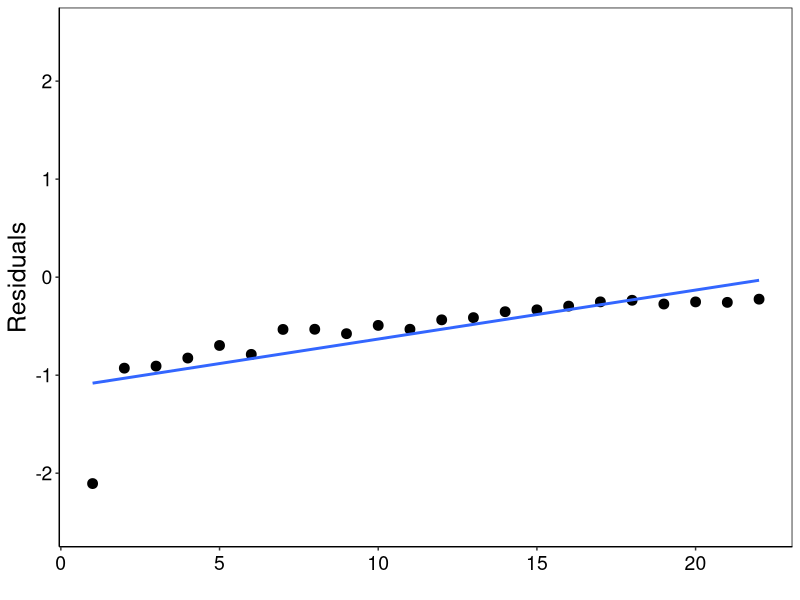
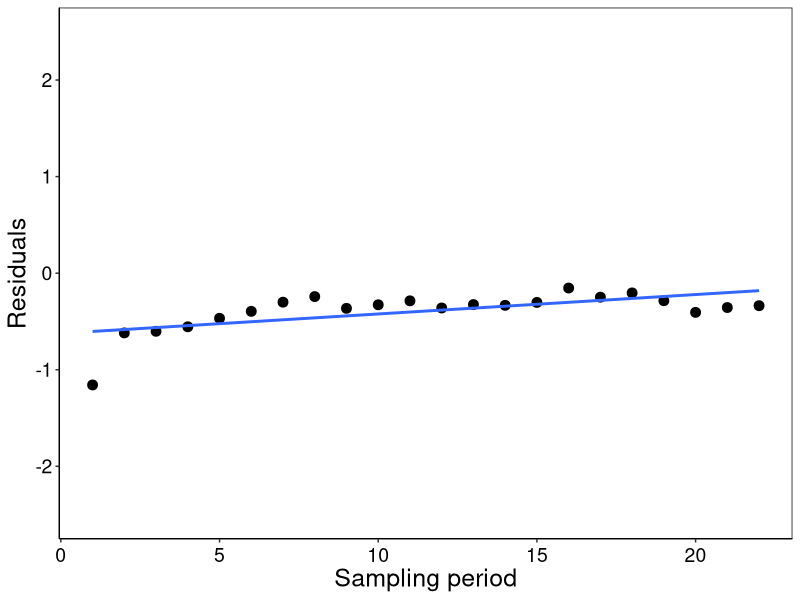
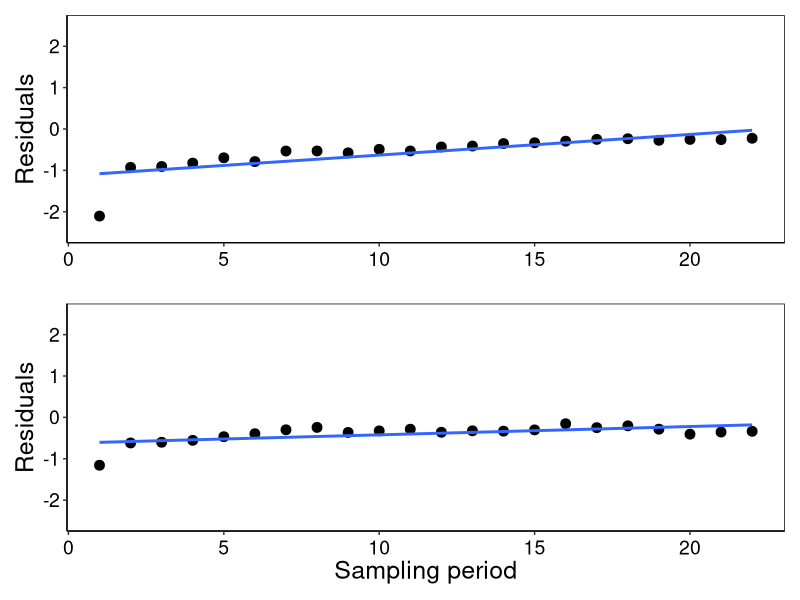

The R source for these figures, in order: (Note: this script raises an error after producing the figures.)




#--------------------------------------------
# Canopy cover
# 08 May 2020
#PEGF
#--------------------------------------------
#

library(modelr)
library(ggplot2)
library(dplyr)
library(patchwork)

canopycover<- read.csv("03 canopy.csv")
canopycover


# QPA CHLA ----------------------------------------------------------------

canopy <- canopycover %>% select(TimeCanopy, QPACanopyLog, QPBCanopyLog)
canopy <- na.omit(canopy)

QPACanopy.mod  <- lm(QPACanopyLog~ TimeCanopy, data=canopy)
summary(QPACanopy.mod)

canopy$QPACanopyresid<- QPACanopy.mod$resid
canopy

1/apply(canopy, 2, sd)

cc1 <- ggplot(canopy, aes(TimeCanopy,
                       y=QPACanopyLog))+
  geom_point(size = 3) + 
  geom_smooth(method=lm,se=FALSE) +
  
  xlab('') + ylab("Residuals") + # axis x
  theme(axis.title.y = element_text(size = 18, angle = 90)) +
  
  theme(axis.text.x=element_text(angle=0, size=14, vjust=0.5, color="black")) + #subaxis x
  theme(axis.text.y=element_text(angle=0, size=14, vjust=0.5, color="black")) + #subaxis y
  
  ylim(-2.5,2.5) +
  
  theme(panel.grid.major = element_blank(), panel.grid.minor = element_blank(),
        panel.background = element_blank(), axis.line = element_line(colour = "black")) +
  theme(panel.border = element_rect(colour = "black", fill=NA, size=0.5))
cc1



# QPB CHL-A ---------------------------------------------------------------

QPBCanopy.mod  <- lm(QPBCanopyLog~ TimeCanopy, data=canopy)
summary(QPBCanopy.mod)

canopy$QPBCanopyresid<- QPBCanopy.mod$resid
canopy

1/apply(canopy, 2, sd)

cc2 <- ggplot(canopy, aes(TimeCanopy,
                          y=QPBCanopyLog))+
  geom_point(size = 3) + 
  geom_smooth(method=lm,se=FALSE) +
  
  xlab('Sampling period') + ylab("Residuals") + # axis x
  theme(axis.title.y = element_text(size = 18, angle = 90)) +
  theme(axis.title.x = element_text(size = 18, angle = 0)) +
  
  theme(axis.text.x=element_text(angle=0, size=14, vjust=0.5, color="black")) + #subaxis x
  theme(axis.text.y=element_text(angle=0, size=14, vjust=0.5, color="black")) + #subaxis y
  
  ylim(-2.5,2.5) +
  
  theme(panel.grid.major = element_blank(), panel.grid.minor = element_blank(),
        panel.background = element_blank(), axis.line = element_line(colour = "black")) +
  theme(panel.border = element_rect(colour = "black", fill=NA, size=0.5))
cc2

canopyreg <- cc1 / cc2
canopyreg + ggsave("Canopy.jpeg", width=6, height=10,dpi=600)



# Long term ---------------------------------------------------------------

canopycover
# QPA
cc3 <- ggplot(canopycover,aes(TimeCanopy,
                       y=QPACanopy))+
  
  annotate(geom = "rect",xmin=1,xmax=31,ymin=83.37,ymax=93.27,alpha = 0.4,fill = "grey") +
  
  geom_point() + 
  geom_line() +
  geom_errorbar(aes(ymin=QPACanopy-QPAsdCanopy, ymax=QPACanopy+QPAsdCanopy), width=.2,
                position=position_dodge(0.05)) + 
  geom_segment(aes(x = 1, y = 88.32, xend = 6, yend = 88.32))+
  geom_segment((aes(x = 7, y = 88.32, xend = 31, yend = 88.32)), color="red", linetype="dashed", size=1) +
  
  xlab('')+ ylab("Canopy cover (%)") +
  theme(axis.title.y = element_text(size = 18, angle = 90)) +
  
  theme(axis.text.x=element_text(angle=0, size=14, vjust=0.5, color="black")) + #subaxis x
  theme(axis.text.y=element_text(angle=0, size=14, vjust=0.5, color="black")) + #subaxis y
  
  ylim(5,100) +
  
  theme(panel.grid.major = element_blank(), panel.grid.minor = element_blank(),
        panel.background = element_blank(), axis.line = element_line(colour = "black")) +
  theme(panel.border = element_rect(colour = "black", fill=NA, size=0.5))

cc3

# QPB

cc4 <- ggplot(canopycover,aes(TimeCanopy,
                              y=QPBCanopy))+
  
  annotate(geom = "rect",xmin=1,xmax=31,ymin=85.60,ymax=92.18,alpha = 0.4,fill = "grey") +
  
  geom_point() + 
  geom_line() +
  geom_errorbar(aes(ymin=QPBCanopy-QPBsdCanopy, ymax=QPBCanopy+QPBsdCanopy), width=.2,
                position=position_dodge(0.05)) + 
  geom_segment(aes(x = 1, y = 88.89, xend = 6, yend = 88.89))+
  geom_segment((aes(x = 7, y = 88.89, xend = 31, yend = 88.89)), color="red", linetype="dashed", size=1) + 
  
  xlab('Sampling period')+ ylab("Canopy cover (%)") +
  theme(axis.title.y = element_text(size = 18, angle = 90)) +
  theme(axis.title.x = element_text(size = 18, angle = 0)) +
  
  theme(axis.text.x=element_text(angle=0, size=14, vjust=0.5, color="black")) + #subaxis x
  theme(axis.text.y=element_text(angle=0, size=14, vjust=0.5, color="black")) + #subaxis y
  
  ylim(5,100) +
  
  theme(panel.grid.major = element_blank(), panel.grid.minor = element_blank(),
        panel.background = element_blank(), axis.line = element_line(colour = "black")) +
  theme(panel.border = element_rect(colour = "black", fill=NA, size=0.5))

cc4

canopyLong <- cc3 / cc4
canopyLong + ggsave("CanopyCover.jpeg", width=6, height=10,dpi=600)



